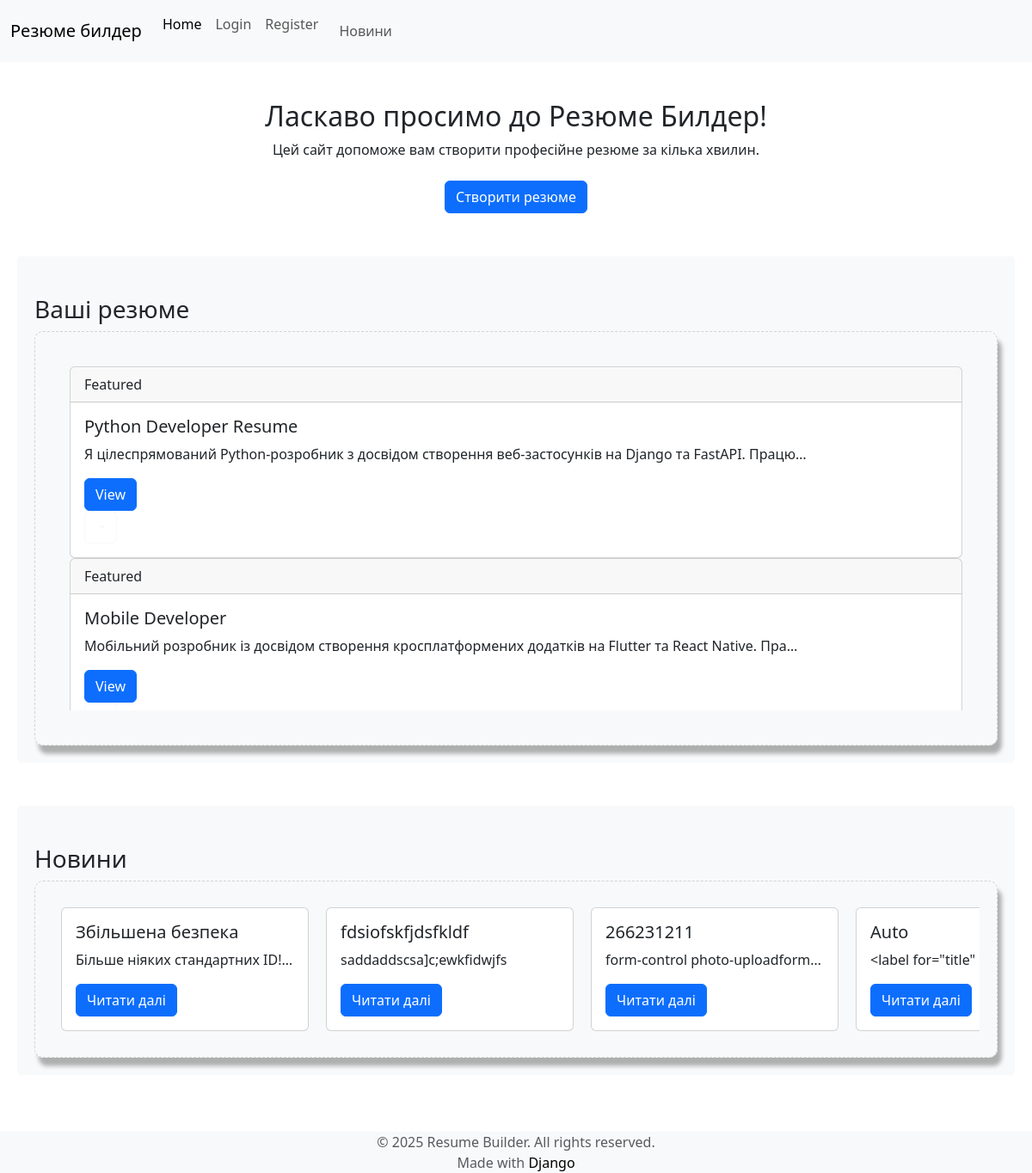
The page / on the database its author committed.
### core/models.py (models this page shows, shortened)
class Resume(models.Model):
    id = models.UUIDField(primary_key=True, default=uuid.uuid4, editable=False)
    user = models.ForeignKey(CustomUser, on_delete=models.CASCADE)
    user_picture = models.ImageField(upload_to='user-pictures/', blank=True, null=True,
                                     help_text='Upload a picture for the news article.')
    title = models.CharField(max_length=255)
    address = models.CharField(max_length=255, blank=True, null=True)
    phone = models.CharField(max_length=50, blank=True, null=True)
    meta = models.TextField()
    education = models.TextField(blank=True)
    job_exp = models.TextField(blank=True)
    language = models.TextField()
    skills = models.TextField()
    add_information = models.TextField(blank=True)
    created_at = models.DateTimeField(auto_now_add=True)
    updated_at = models.DateTimeField(auto_now=True)

class News(models.Model):
    id = models.UUIDField(primary_key=True, default=uuid.uuid4, editable=False)
    title = models.CharField(max_length=255)
    content = models.TextField()
    picture = models.ImageField(upload_to='pictures/', blank=True, null=True,
                                help_text='Upload a picture for the news article.')
    created_at = models.DateTimeField(auto_now_add=True)
    updated_at = models.DateTimeField(auto_now=True)

### core/views.py (the view)
# urls.py: path('', views.index, name='index'),
def index(request):
    context = {
        'title': 'My Resume',
        'description': 'This is my Resume page.',
    }
    resumes = Resume.objects.all()
    news_list = News.objects.all()
    return render(request, 'index.html', {
        'context': context,
        'resumes': resumes,
        'news_list': news_list,
    })

### templates/index.html (shortened to what this page needs)
{% extends 'base.html' %}
{% load static %}
{% block content %}
 <h2 style="text-align: center;">Ласкаво просимо до Резюме Билдер!</h2>
 <p style="text-align: center;">
     Цей сайт допоможе вам створити професійне резюме за кілька хвилин.
 </p>
 <div class="text-center mt-4">
     <a href="{% url 'create_resume' %}" class="btn btn-primary" id="create-resume-btn">Створити резюме</a>
 </div>
<div class="box-resume">
    <h3>Ваші резюме</h3>
    <section class="resumes">
        <div class="container">
            <div class="vertical-scrolling" style="overflow-y: scroll; overflow-x: hidden; height: 400px;">
                {% for resume in resumes %}
                <div class="card">
                    <div class="card-header">
                        Featured
                    </div>
                    <div class="card-body">
                        <h5 class="card-title">{{ resume.title }}</h5>
                        <p class="card-text">{{ resume.meta|truncatechars:100 }}</p>
                        <a href="{% url 'resume' resume.id %}" class="btn btn-primary">View</a>
                        <div class="drropdown">
                            <button class="btn btn-outline-light dropdown-toggle"  type="button" data-bs-toggle="dropdown" aria-expanded="false">
                            </button>
                        </div>
                    </div>
                </div>
                {% endfor %}
            </div>
        </div>
    </section>
 </div>
<div class="box-news">
    <h3>Новини</h3>
    <section class="news">
        <div class="slide-line">
            {% for news in news_list %}
            <div class="slide-card">
                <div class="card" style="width: 18rem;">
                    <div class="card-body">
                        <h5 class="card-title">{{ news.title }}</h5>
                        <p class="card-text">{{  news.content|truncatechars:30 }}</p>
                        <a href="{% url 'news' news.id %}"  class="btn btn-primary card-link">Читати далі</a>
                    </div>
                </div>
            </div>
            {% endfor %}
        </div>
    </section>
</div>
{% endblock %}

### templates/base.html (shortened to what this page needs)
<!DOCTYPE html>
<html lang="en">
<head>
    {% load static %}
    <link href="https://cdn.jsdelivr.net/npm/bootstrap@5.3.6/dist/css/bootstrap.min.css" rel="stylesheet">
</head>
<body>
    <nav class="navbar navbar-expand-lg bg-body-tertiary">
        <div class="container-fluid">
            <a class="navbar-brand" href="{% url 'index' %}">Резюме билдер</a>
            <div class="collapse navbar-collapse" id="navbarSupportedContent">
                <ul class="navbar-nav me-auto mb-2 mb-lg-0">
                    <li class="nav-item">
                        <a class="nav-link active" aria-current="page" href="{% url 'index' %}">Home</a>
                    </li>
                    {% if user.is_authenticated %}
                        <li class="nav-item">
                            <form action="{% url 'logout' %}" method="post" class="nav-link" style="display: inline; padding: 0; margin: 0;">
                                {% csrf_token %}
                                <button type="submit" class="nav-link btn btn-link" style="color: inherit; text-decoration: none;">Logout</button>
                            </form>
                        </li>
                    {% else %}
                        <li class="nav-item" id="login-btn">
                            <a class="nav-link" href="{% url 'login' %}">Login</a>
                        </li>
                        <li class="nav-item" id="register-btn">
                            <a class="nav-link" href="{% url 'register' %}">Register</a>
                        </li>
                    {% endif %}
                    {% if user.is_staff or user.is_superuser %}
                        <li class="nav-item">
                            <a class="nav-link" href="{% url 'create-news' %}">Створити новину</a>
                        </li>
                        <li class="nav-item">
                            <a class="nav-link" href="{% url 'news-page' %}">Новини</a>
                        </li>
                    {% else %}
                        <li class="nav-link">
                            <a class="nav-link" href="{% url 'news-page' %}">Новини</a>
                        </li>
                    {% endif %}
                </ul>
            </div>
        </div>
    </nav>
    <div class="container mt-4" style="padding-bottom: 40px;">
        {% block content %}{% endblock %}
    </div>
    <br>
    <div class="footer" style="position: fixed; left: 0; bottom: 0; width: 100%; background-color: #f8f9fa; color: #fff; text-align: center;">
        <div class="text-container">
            <p class="text-muted mb-0">
                &copy; 2025 Resume Builder. All rights reserved.
            </p>
            <p class="text-muted mb-0">
                Made with <span class="text-primary">
                    <a href="https://www.djangoproject.com/" style="text-decoration: none; color: black;">Django</a>
                </span>
            </p>
        </div>
    </div>
</body>
</html>

### templates/index.html (style rules this page uses)
li { list-style-type: none; }
.slide-line { display: flex; overflow-x: scroll; word-break: keep-all; overflow-y: hidden; white-space: auto; scroll-padding: 20px; }
.slide-card { padding: 10px; }
.container { max-width: 1200px; margin: 0 auto; padding: 20px; }
.box-resume, .box-news { margin: 50px auto; padding: 20px; background-color: #f8f9fa; border-radius: 5px; }
.resumes, .news { padding: 20px; border: 1px dashed lightgray; border-radius: 10px; box-shadow: 0.30rem 0.6rem 0.3rem rgba(0, 0, 0, 0.3); }
h3 { padding-top: 25px; }

### rows shown on the page
Resume: title "Python Developer Resume", meta "Я цілеспрямований Python-розробник з досвідом створення веб-застосунків на Django та FastAPI. Працю…"
Resume: title "Mobile Developer", meta "Мобільний розробник із досвідом створення кросплатформених додатків на Flutter та React Native. Пра…"
News: title "Збільшена безпека", content "Більше ніяких стандартних ID!…"
News: title "fdsiofskfjdsfkldf", content "saddaddscsa]c;ewkfidwjfs"
News: title "266231211", content "form-control photo-uploadform…"
News: title "Auto", content "<label for=\"title\"…"
